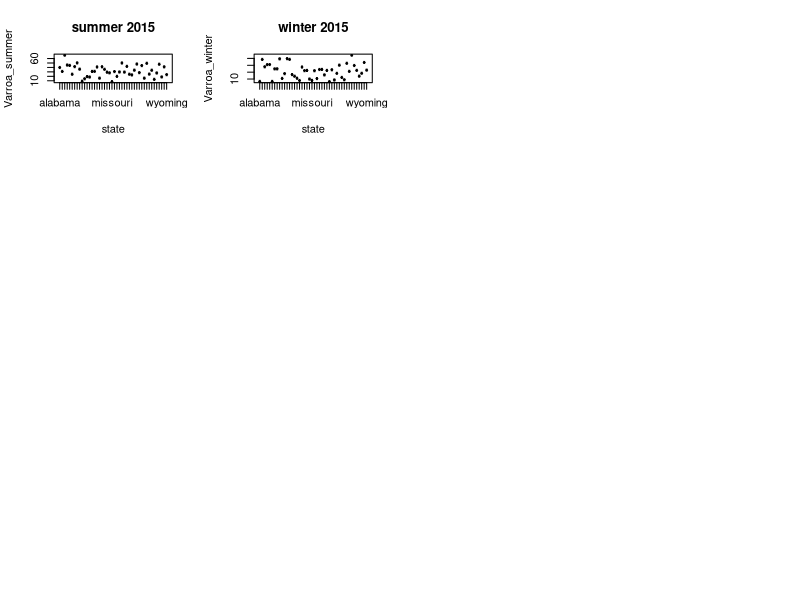

Source code (R): (Note: this script raises an error after producing the figure.)
## ---- chunk 1
knitr::opts_chunk$set(echo = TRUE)
library(readr)
library(dplyr)
## ---- chunk 2
data <- read_csv("data_bystate_temp_perc.csv")
indexes<-read_csv('cluster_index.csv')

n<-dim(data)[1]
for(i in 1:n){
  ifelse((data$months[i] == "Q2" | data$months[i] == "Q3" ), 
         data$months[i] <- "Summer",  data$months[i] <- "Winter")
}

indexw<-which(data$months=='Winter')
indexs<-which(data$months=='Summer')
summer<-data[indexs,]
winter<-data[indexw,]

cluster1<-tolower(indexes[which(indexes$temp_avg==1),1])
cluster2<-tolower(indexes[which(indexes$temp_avg==2),1])
cluster3<-tolower(indexes[which(indexes$temp_avg==3),1])
## ---- chunk 3
p_value <- numeric(8)
p_val_s<- numeric(8)
p_val_w<- numeric(8)
p_val_1_3_s<- numeric(8)
p_val_2_3_s<- numeric(8)
p_val_1_2_s<- numeric(8)
p_val_1_3_w<- numeric(8)
p_val_2_3_w<- numeric(8)
p_val_1_2_w<- numeric(8)
year<-c("2015","2016","2017","2018","2019","2020","2021","2022")
## ---- chunk 4
x11()
par(mfrow=c(4,4))
for (j in 1:8){
  
  index<-which(data$year==year[j])
  
  d_2015<-data[index,]
  summer_2015<-summer[which(summer$year==year[j]),]
  winter_2015<-winter[which(winter$year==year[j]),]
  
  year_2015 <- d_2015 %>%
    group_by(state) %>%
    summarise(num_col_year = mean(Varroa.mites, na.rm = T))
  
  s_2015<-summer_2015%>%
    group_by(state) %>%
    summarise(Varroa_summer = mean(Varroa.mites, na.rm = T))
  
  w_2015<-winter_2015%>%
    group_by(state) %>%
    summarise(Varroa_winter = mean(Varroa.mites, na.rm = T))
  
  year_2015$Varroa_summer<-s_2015$Varroa_summer
  year_2015$Varroa_winter<-w_2015$Varroa_winter
  
  states.name <- factor(year_2015$state)
  i1<-which(states.name==c("other states"))
  year_2015<-year_2015[-i1,]
  i2<-which(states.name==c("hawaii"))
  year_2015<-year_2015[-i2,]
  n<-dim(year_2015)[1]
  
  for(i in 1:n){
    if(year_2015$state[i]%in%cluster1){year_2015$state[i]<-"cluster1"
    
    }else if (year_2015$state[i]%in%cluster2) {year_2015$state[i]<-"cluster2"
    
    }else if (year_2015$state[i]%in%cluster3) {year_2015$state[i]<-"cluster3"
    
    }
  }
  
  attach(year_2015)
  g<-nlevels(as.factor(state))
  n<-dim(year_2015)[1]
  
  #boxplot(num_col_year ~ state,main=paste('year',year[j]),col=rainbow(3),ylim=c(0,30))
  boxplot(Varroa_summer ~ state,main=paste('summer',year[j]),col=c("red","green",
                                                                    "blue"))
  boxplot(Varroa_winter ~ state,main=paste('winter',year[j]),col=c("red","green",
                                                                    "blue"))
  
  fit <- aov(num_col_year ~ state,data=year_2015)
  fits<- aov(Varroa_summer~ state,data=year_2015)
  fitw<- aov(Varroa_winter~ state,data=year_2015)
  
  T0 <- summary(fit)[[1]][1,4]
  Ts <- summary(fits)[[1]][1,4]
  Tw <- summary(fitw)[[1]][1,4]
  B = 1000
  seed = 26111992
  set.seed(seed)
  T_stat <- numeric(B) 
  T_stats <- numeric(B) 
  T_statw <- numeric(B) 
  
  for(perm in 1:B){
    # Permutation:
    permutation <- sample(1:n)
    weight_perm <- num_col_year[permutation]
    fit_perm <- aov(weight_perm ~ state)
    # Test statistic:
    T_stat[perm] <- summary(fit_perm)[[1]][1,4]
  }
  
  for(perm in 1:B){
    # Permutation:
    permutation <- sample(1:n)
    weight_perm <- Varroa_summer[permutation]
    fit_perm <- aov(weight_perm ~ state)
    # Test statistic:
    T_stats[perm] <- summary(fit_perm)[[1]][1,4]
  }
  
  for(perm in 1:B){
    # Permutation:
    permutation <- sample(1:n)
    weight_perm <- Varroa_winter[permutation]
    fit_perm <- aov(weight_perm ~ state)
    # Test statistic:
    T_statw[perm] <- summary(fit_perm)[[1]][1,4]
  }
  
  #hist(T_stat,xlim=range(c(T_stat,T0)),breaks=30)
  #abline(v=T0,col=3,lwd=2)
  #plot(ecdf(T_stat),xlim=c(-1,20))
  #abline(v=T0,col=3,lwd=4)
  p_value[j] <- sum(T_stat>=T0)/B
  p_val_s[j] <- sum(T_stats>=Ts)/B
  p_val_w[j] <- sum(T_statw>=Tw)/B
  
  #test H0: mu3=m1 vs h1:mu3<m1
  
  i1<- which(year_2015$state=='cluster1')
  i2<- which(year_2015$state=='cluster2')
  i3<- which(year_2015$state=='cluster3')
  n1 <- length(i1)
  n2 <- length(i2)
  n3 <- length(i3)
  n  <- n1+n2+n3
  
  x1<-year_2015[i1,]
  x2<-year_2015[i3,]
  
  t1.mean_s = mean(x1$Varroa_summer)
  t2.mean_s = mean(x2$Varroa_summer)
  T20_s = abs(t1.mean_s-t2.mean_s)
  t1.mean_w = mean(x1$Varroa_winter)
  t2.mean_w = mean(x2$Varroa_winter)
  T20_w = abs(t1.mean_w-t2.mean_w)
  
  B = 1000
  seed = 26111992
  n1 = dim(x1)[1]
  n2 = dim(x2)[1]
  n  = n1 + n2
  # Estimating the permutational distribution under H0
  T2_s = numeric(B)
  T2_w = numeric(B)
  set.seed(seed)
  library(progress)
  pb <- progress_bar$new(
    format = "  processing [:bar] :percent eta: :eta",
    total = B, clear = FALSE)
  for(perm in 1:B){
    # Random permutation of indexes
    # When we apply permutations in a multivariate case, we keep the units together
    # i.e., we only permute the rows of the data matrix
    t_pooled = rbind(x1,x2)
    permutation = sample(n)
    t_perm = t_pooled[permutation,]
    t1_perm = t_perm[1:n1,]
    t2_perm = t_perm[(n1+1):n,]
    
    # Evaluation of the test statistic on permuted data
    t1.mean_perm_s = colMeans(t1_perm[3])
    t2.mean_perm_s = colMeans(t2_perm[3]) 
    t1.mean_perm_w = colMeans(t1_perm[4])
    t2.mean_perm_w = colMeans(t2_perm[4])  
    
    T2_s[perm]  = abs(t1.mean_perm_s-t2.mean_perm_s)
    T2_w[perm]  = abs(t1.mean_perm_w-t2.mean_perm_w)
    
    pb$tick()
  }
  
  #hist(T2,xlim=range(c(T2,T20)),main=paste('H0: mu3=m1'))
  #abline(v=T20,col=3,lwd=4)
  
  #plot(ecdf(T2))
  #abline(v=T20,col=3,lwd=4)
  
  p_val_1_3_s[j] = sum(T2_s>=T20_s)/B 
  p_val_1_3_w[j] = sum(T2_w>=T20_w)/B  
  #0.169
  
  
  #test H0: mu3=m2 vs h1:mu3<m2
  x1<-year_2015[i2,]
  x2<-year_2015[i3,]
  
  t1.mean_s = mean(x1$Varroa_summer)
  t2.mean_s = mean(x2$Varroa_summer)
  T20_s = abs(t1.mean_s[1]-t2.mean_s[1])
  t1.mean_w = mean(x1$Varroa_winter)
  t2.mean_w = mean(x2$Varroa_winter)
  T20_w = abs(t1.mean_w[1]-t2.mean_w[1])
  
  B = 100
  seed = 26111992
  n1 = dim(x1)[1]
  n2 = dim(x2)[1]
  n  = n1 + n2
  # Estimating the permutational distribution under H0
  T2_s = numeric(B)
  T2_w = numeric(B)
  set.seed(seed)
  library(progress)
  pb <- progress_bar$new(
    format = "  processing [:bar] :percent eta: :eta",
    total = B, clear = FALSE)
  for(perm in 1:B){
    # Random permutation of indexes
    # When we apply permutations in a multivariate case, we keep the units together
    # i.e., we only permute the rows of the data matrix
    t_pooled = rbind(x1,x2)
    permutation = sample(n)
    t_perm = t_pooled[permutation,]
    t1_perm = t_perm[1:n1,]
    t2_perm = t_perm[(n1+1):n,]
    
    # Evaluation of the test statistic on permuted data
    t1.mean_perm_s = colMeans(t1_perm[3])
    t2.mean_perm_s = colMeans(t2_perm[3]) 
    t1.mean_perm_w = colMeans(t1_perm[4])
    t2.mean_perm_w = colMeans(t2_perm[4])  
    
    T2_s[perm]  = abs(t1.mean_perm_s-t2.mean_perm_s)
    T2_w[perm]  = abs(t1.mean_perm_w-t2.mean_perm_w)
    
    pb$tick()
  }
  
  #hist(T2,xlim=range(c(T2,T20)),main = paste('H0: mu3=m2'))
  #abline(v=T20,col=3,lwd=4)
  
  #plot(ecdf(T2))
  #abline(v=T20,col=3,lwd=4)
  
  p_val_2_3_s[j] = sum(T2_s>=T20_s)/B 
  p_val_2_3_w[j] = sum(T2_w>=T20_w)/B 
  
  #test H0: mu1=m2 vs h1:mu1<m2
  x1<-year_2015[i1,]
  x2<-year_2015[i2,]
  
  t1.mean_s = mean(x1$Varroa_summer)
  t2.mean_s = mean(x2$Varroa_summer)
  T20_s = abs(t1.mean_s[1]-t2.mean_s[1])
  t1.mean_w = mean(x1$Varroa_winter)
  t2.mean_w = mean(x2$Varroa_winter)
  T20_w = abs(t1.mean_w[1]-t2.mean_w[1])
  
  B = 100
  seed = 26111992
  n1 = dim(x1)[1]
  n2 = dim(x2)[1]
  n  = n1 + n2
  # Estimating the permutational distribution under H0
  T2_s = numeric(B)
  T2_w = numeric(B)
  set.seed(seed)
  library(progress)
  pb <- progress_bar$new(
    format = "  processing [:bar] :percent eta: :eta",
    total = B, clear = FALSE)
  for(perm in 1:B){
    # Random permutation of indexes
    # When we apply permutations in a multivariate case, we keep the units together
    # i.e., we only permute the rows of the data matrix
    t_pooled = rbind(x1,x2)
    permutation = sample(n)
    t_perm = t_pooled[permutation,]
    t1_perm = t_perm[1:n1,]
    t2_perm = t_perm[(n1+1):n,]
    
    # Evaluation of the test statistic on permuted data
    t1.mean_perm_s = colMeans(t1_perm[3])
    t2.mean_perm_s = colMeans(t2_perm[3]) 
    t1.mean_perm_w = colMeans(t1_perm[4])
    t2.mean_perm_w = colMeans(t2_perm[4])  
    
    T2_s[perm]  = abs(t1.mean_perm_s-t2.mean_perm_s)
    T2_w[perm]  = abs(t1.mean_perm_w-t2.mean_perm_w)
    
    pb$tick()
  }
  
  
  #hist(T2,xlim=range(c(T2,T20)),main = paste('H0: mu1=m2'))
  #abline(v=T20,col=3,lwd=4)
  
  #plot(ecdf(T2))
  #abline(v=T20,col=3,lwd=4)
  
  p_val_1_2_s[j] = sum(T2_s>=T20_s)/B 
  p_val_1_2_w[j] = sum(T2_w>=T20_w)/B 
}
